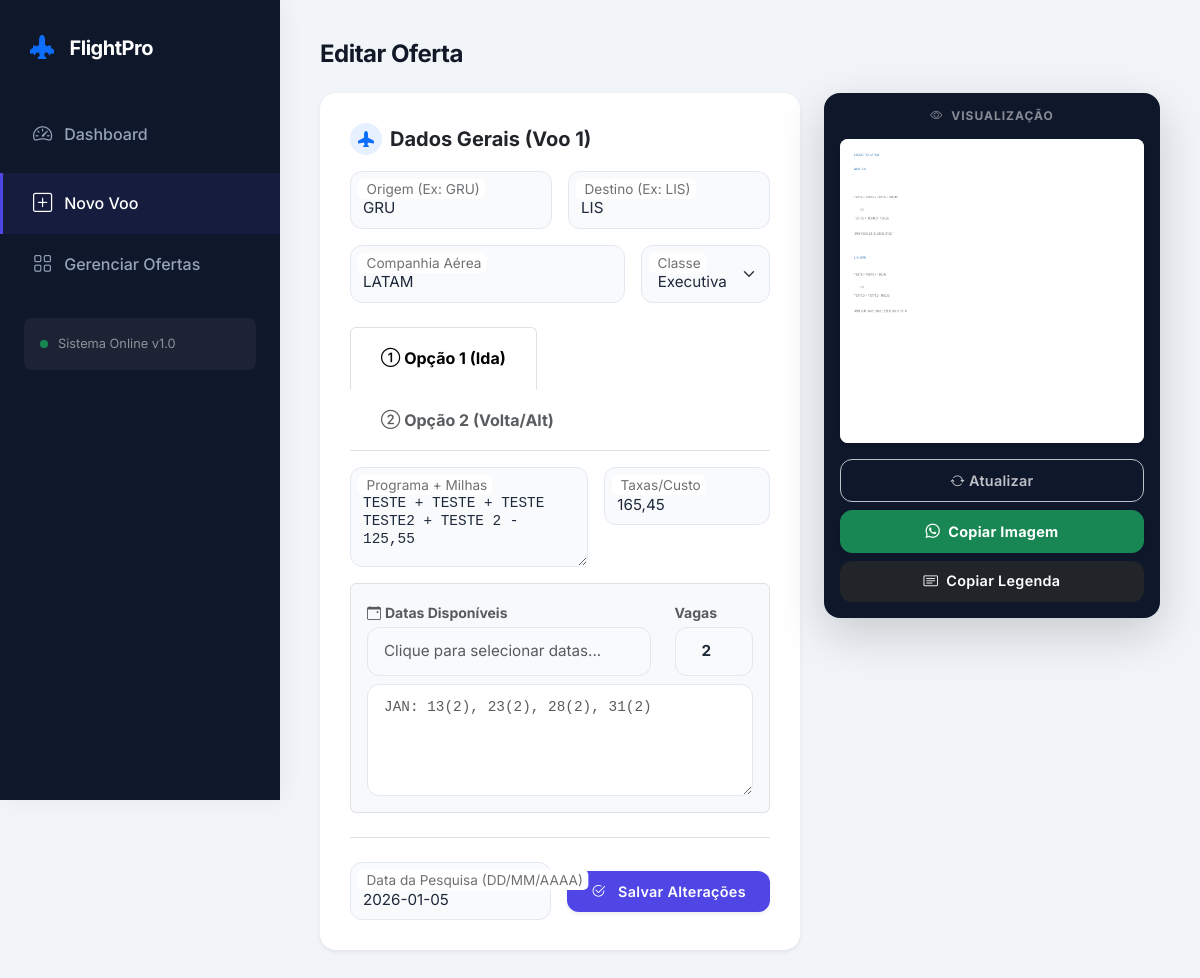
Page /edit/8 (signed in) on the committed database.
### tables this page shows
CREATE TABLE searches (
            id INTEGER PRIMARY KEY AUTOINCREMENT,
            origin TEXT,
            destination TEXT,
            available_dates TEXT,
            program TEXT,
            operator TEXT,
            flight_type TEXT,
            cost REAL,
            search_date TEXT,
            image_path TEXT
        , program_1 TEXT, cost_1 REAL, dates_1 TEXT, program_2 TEXT, cost_2 REAL, dates_2 TEXT, origin_2 TEXT, destination_2 TEXT);

### app.py (the view, shortened to what this page needs)
@app.route('/edit/<int:id>', methods=['GET', 'POST'])
@login_required
def edit_search(id):
    conn = sqlite3.connect(DB_NAME)
    conn.row_factory = sqlite3.Row
    cursor = conn.cursor()
    cursor.execute("SELECT * FROM searches WHERE id = ?", (id,))
    search = cursor.fetchone()
    conn.close()
    return render_template('register.html', search=search)

### app.py (called while the page is built)
@login_manager.user_loader
def load_user(user_id):
    conn = sqlite3.connect(DB_NAME)
    cursor = conn.cursor()
    cursor.execute("SELECT * FROM users WHERE id = ?", (user_id,))
    data = cursor.fetchone()
    conn.close()
    if data:
        return User(id=data[0], username=data[1], password=data[2])
    return None

### templates/register.html (shortened to what this page needs)
{% extends "base.html" %}
{% block content %}
<link rel="stylesheet" href="https://cdn.jsdelivr.net/npm/flatpickr/dist/flatpickr.min.css">
<link rel="stylesheet" type="text/css" href="https://npmcdn.com/flatpickr/dist/themes/dark.css">
<div class="mb-4">
    <h2 class="page-title">{{ 'Editar Oferta' if search else 'Nova Oferta' }}</h2>
</div>
<div class="row g-4">
    <div class="col-lg-7">
        <div class="card-custom border-0 shadow-sm">
            <form id="flightForm" action="{{ url_for('edit_search', id=search['id']) if search else url_for('register') }}" method="POST">
                <div class="d-flex align-items-center mb-3">
                    <div class="bg-primary bg-opacity-10 text-primary rounded-circle p-2 me-2 d-flex align-items-center justify-content-center" style="width: 32px; height: 32px;">
                        <i class="bi bi-airplane-fill"></i>
                    </div>
                    <h5 class="fw-bold mb-0 text-dark">Dados Gerais (Voo 1)</h5>
                </div>
                <div class="row g-3 mb-4">
                    <div class="col-md-6">
                        <div class="form-floating">
                            <input type="text" class="form-control live-input" id="origin" name="origin" placeholder="Origem" required value="{{ search['origin'] if search else '' }}">
                            <label>Origem (Ex: GRU)</label>
                        </div>
                    </div>
                    <div class="col-md-6">
                        <div class="form-floating">
                            <input type="text" class="form-control live-input" id="destination" name="destination" placeholder="Destino" required value="{{ search['destination'] if search else '' }}">
                            <label>Destino (Ex: LIS)</label>
                        </div>
                    </div>
                    <div class="col-md-8">
                        <div class="form-floating">
                            <input type="text" class="form-control live-input" id="operator" name="operator" placeholder="Operador" value="{{ search['operator'] if search else '' }}">
                            <label>Companhia Aérea</label>
                        </div>
                    </div>
                    <div class="col-md-4">
                        <div class="form-floating">
                            <select class="form-select live-input" id="flight_type" name="flight_type">
                                <option value="Executiva" {{ 'selected' if search and search['flight_type'] == 'Executiva' else '' }}>Executiva</option>
                            </select>
                            <label>Classe</label>
                        </div>
                    </div>
                </div>
                <ul class="nav nav-tabs mb-3" id="flightTabs" role="tablist">
                    <li class="nav-item" role="presentation">
                        <button class="nav-link active fw-bold" id="opt1-tab" data-bs-toggle="tab" data-bs-target="#opt1" type="button" role="tab">
                            <i class="bi bi-1-circle me-1"></i> Opção 1 (Ida)
                        </button>
                    </li>
                    <li class="nav-item" role="presentation">
                        <button class="nav-link fw-bold text-muted" id="opt2-tab" data-bs-toggle="tab" data-bs-target="#opt2" type="button" role="tab">
                            <i class="bi bi-2-circle me-1"></i> Opção 2 (Volta/Alt)
                        </button>
                    </li>
                </ul>
                <div class="tab-content border-bottom mb-4 pb-4" id="flightTabsContent">
                    <div class="tab-pane fade show active" id="opt1" role="tabpanel">
                        <div class="row g-3 mb-3">
                            <div class="col-md-7">
                                <div class="form-floating">
                                    <textarea class="form-control live-input" id="program_1" name="program_1" placeholder="Programa" style="height: 100px; font-family: monospace; font-size: 0.9rem;">{{ search['program_1'] if search else (search['program'] if search else '') }}</textarea>
                                    <label>Programa + Milhas</label>
                                </div>
                            </div>
                            <div class="col-md-5">
                                <div class="form-floating">
                                    <input type="text" class="form-control live-input" id="cost_1" name="cost_1" placeholder="Custo" value="{{ search['cost_1'] if search else (search['cost'] if search else '') }}">
                                    <label>Taxas/Custo</label>
                                </div>
                            </div>
                        </div>
                        <div class="bg-light p-3 rounded border">
                            <div class="row align-items-end mb-2">
                                <div class="col-md-9">
                                    <label class="small fw-bold text-muted mb-1"><i class="bi bi-calendar-event me-1"></i>Datas Disponíveis</label>
                                    <input type="text" id="calendarPicker1" class="form-control" placeholder="Clique para selecionar datas...">
                                </div>
                                <div class="col-md-3">
                                    <label class="small fw-bold text-muted mb-1">Vagas</label>
                                    <input type="number" id="seats_1" class="form-control text-center fw-bold" value="2" min="1">
                                </div>
                            </div>
                            <textarea id="dates_1" name="dates_1" class="form-control live-input text-muted" rows="4" style="font-family: monospace; font-size: 0.9rem; background: #fff;" placeholder="As datas aparecerão aqui...">{{ search['dates_1'] if search else (search['available_dates'] if search else '') }}</textarea>
                        </div>
                    </div>
                </div>
                <div class="d-flex justify-content-between align-items-center">
                    <div class="form-floating w-50 me-3">
                        <input type="text" class="form-control live-input" id="search_date" name="search_date" placeholder="DD/MM/AAAA" required value="{{ search['search_date'] if search else '' }}">
                         <label>Data da Pesquisa (DD/MM/AAAA)</label>
                    </div>
                    <button type="submit" class="btn btn-primary-custom btn-lg w-50 shadow-sm">
                        <i class="bi bi-check2-circle me-2"></i> {{ 'Salvar Alterações' if search else 'Gerar Oferta' }}
                    </button>
                </div>
            </form>
        </div>
    </div>
    <div class="col-lg-5">
        <div class="sticky-top" style="top: 20px;">
            <div class="card border-0 text-white text-center p-3 shadow-lg" style="background-color: var(--sidebar-bg); border-radius: 16px;">
                <h6 class="mb-3 text-white-50 text-uppercase fw-bold" style="font-size: 0.75rem; letter-spacing: 1px;">
                    <i class="bi bi-eye me-2"></i>Visualização
                </h6>
                <div class="position-relative bg-white rounded-3 overflow-hidden shadow-sm mx-auto">
                    <img id="previewImage" src="{{ url_for('static', filename='generated/' + search['image_path']) if search else '' }}" class="img-fluid w-100" style="opacity: 0.8; transition: opacity 0.3s;">
                </div>
                <div class="mt-3 d-grid gap-2">
                    <button type="button" class="btn btn-outline-light btn-sm opacity-75" onclick="updatePreview()">
                        <i class="bi bi-arrow-repeat"></i> Atualizar
                    </button>
                    <button type="button" class="btn btn-success fw-bold shadow-sm" onclick="copyImageToClipboard()">
                        <i class="bi bi-whatsapp me-2"></i>Copiar Imagem
                    </button>
                    <button type="button" class="btn btn-dark bg-opacity-50 border-0 btn-sm" onclick="copyCaption()">
                        <i class="bi bi-card-text me-2"></i>Copiar Legenda
                    </button>
                </div>
            </div>
        </div>
    </div>
</div>
{% endblock %}

### templates/base.html (style rules this page uses)
:root { --primary: #4f46e5; --primary-hover: #4338ca; --secondary: #64748b; --bg-body: #f1f5f9; --sidebar-bg: #0f172a; --card-bg: #ffffff; --text-main: #1e293b; --text-muted: #94a3b8; --border-color: #e2e8f0; --radius-md: 12px; --radius-lg: 16px; --shadow-sm: 0 1px 3px 0 rgb(0 0 0 / 0.1), 0 1px 2px -1px rgb(0 0 0 / 0.1); --shadow-md: 0 4px 6px -1px rgb(0 0 0 / 0.1), 0 2px 4px -2px rgb(0 0 0 / 0.1); --shadow-lg: 0 10px 15px -3px rgb(0 0 0 / 0.1), 0 4px 6px -4px rgb(0 0 0 / 0.1); }
body { font-family: 'Inter', sans-serif; background-color: var(--bg-body); color: var(--text-main); -webkit-font-smoothing: antialiased; }
.nav-link { color: var(--text-muted); padding: 16px 30px; font-weight: 500; transition: all 0.3s ease; border-left: 3px solid transparent; display: flex; align-items: center; }
.nav-link i { font-size: 1.2rem; margin-right: 12px; }
.nav-link.active { color: white; background: rgba(79, 70, 229, 0.1); border-left-color: var(--primary); }
.card-custom { background: var(--card-bg); border-radius: var(--radius-lg); border: 1px solid var(--border-color); box-shadow: var(--shadow-sm); padding: 30px; margin-bottom: 25px; transition: box-shadow 0.3s ease; }
.form-control, .form-select { background-color: #f8fafc; border: 1px solid var(--border-color); border-radius: var(--radius-md); padding: 0.75rem 1rem; font-size: 0.95rem; color: var(--text-main); transition: all 0.2s; }
.form-floating > label { color: var(--text-muted); padding-left: 1rem; }
.btn { border-radius: var(--radius-md); padding: 0.6rem 1.2rem; font-weight: 600; font-size: 0.9rem; letter-spacing: 0.3px; transition: all 0.2s; }
.btn-primary-custom { background-color: var(--primary); color: white; border: none; box-shadow: 0 4px 6px -1px rgba(79, 70, 229, 0.4); }
.page-title { font-size: 1.5rem; font-weight: 700; color: #111827; letter-spacing: -0.5px; }

### rows in the picture
searches: origin "GRU", destination "LIS", operator "LATAM", program_1 "TESTE + TESTE + TESTE TESTE2 + TESTE 2 - 125,55", cost_1 "165,45", dates_1 "JAN: 13(2), 23(2), 28(2), 31(2)", search_date "2026-01-05", image_path (picture)

### other values in the picture
{{ 'Editar Oferta' if search else 'Nova Oferta' }} "Editar Oferta"
{{ 'Salvar Alterações' if search else 'Gerar Oferta' }} "Salvar Alterações"
